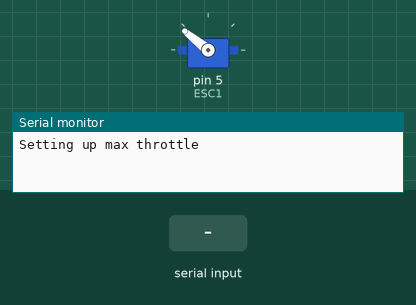
This sketch was run on a simulated Arduino Uno, built with avr-gcc and run on an emulated ATmega328P. Parts: servo, the last lines printed to the serial monitor. Inputs (shaded band) come from the test bench.

Above: at 0.9 s.
1.0 s: "90,45\n" received over Serial
At 2.1 s:
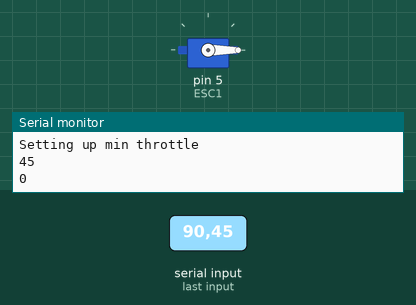
Timing chart, 0 to 4.0 s (numbered marks = the images above; inputs shaded):
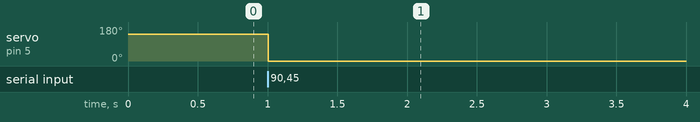

The sketch:

ESC_setup_sample.ino
```cpp
// (licence header left out)
#include <Servo.h>


int MAX_ESC_RATE = 2000;
int MIN_ESC_RATE = 800;
int value = MIN_ESC_RATE; // set values you need to zero

Servo ESC1, ESC2, ESC3, ESC4; //Create as much as Servoobject you want. You can controll 2 or more Servos at the same time

void setup() {

  ESC1.attach(5);
  //ESC2.attach(9);
  //ESC3.attach(10);
  //ESC4.attach(11);
  Serial.begin(9600);    // start serial at 9600 baud

  Serial.println("Setting up max throttle");
  ESC1.writeMicroseconds(MAX_ESC_RATE);
  while(!Serial.available());
  Serial.read();

  Serial.println("Setting up min throttle");
  ESC1.writeMicroseconds(MIN_ESC_RATE);
  //ESC2.writeMicroseconds(MIN_ESC_RATE);
  //ESC3.writeMicroseconds(MIN_ESC_RATE);
  //ESC4.writeMicroseconds(MIN_ESC_RATE);
  while(!Serial.available());
  Serial.read();

}

void loop() {

//First connect your ESC WITHOUT Arming. Then Open Serial and follo Instructions

  ESC1.writeMicroseconds(value);
  //ESC2.writeMicroseconds(value);
  //ESC3.writeMicroseconds(value);
  //ESC4.writeMicroseconds(value);

  if(Serial.available()){
    value = Serial.parseInt();    // Parse an Integer from Serial
    Serial.println(value);
  }

}
```

Measured:
- after the input at 1.0 s, servo on pin 5 (ESC1): 141° → 0° at once
